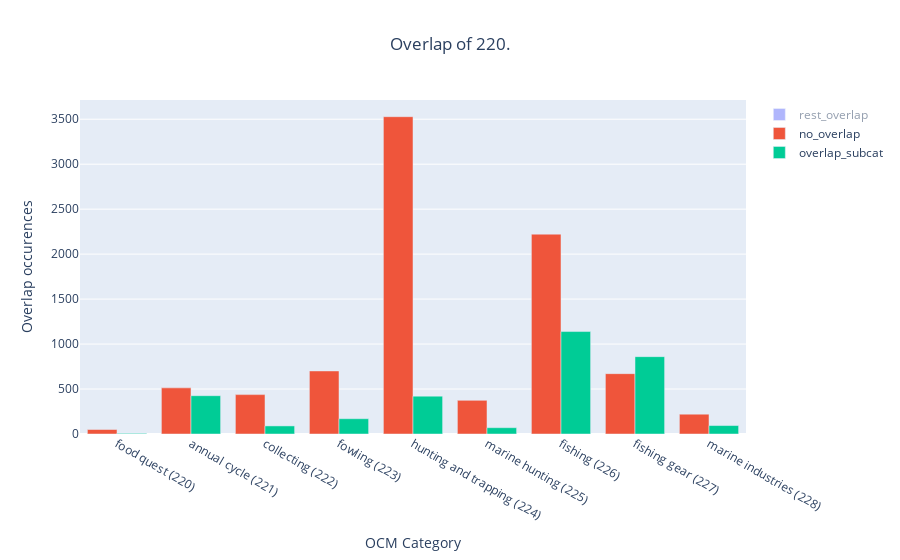
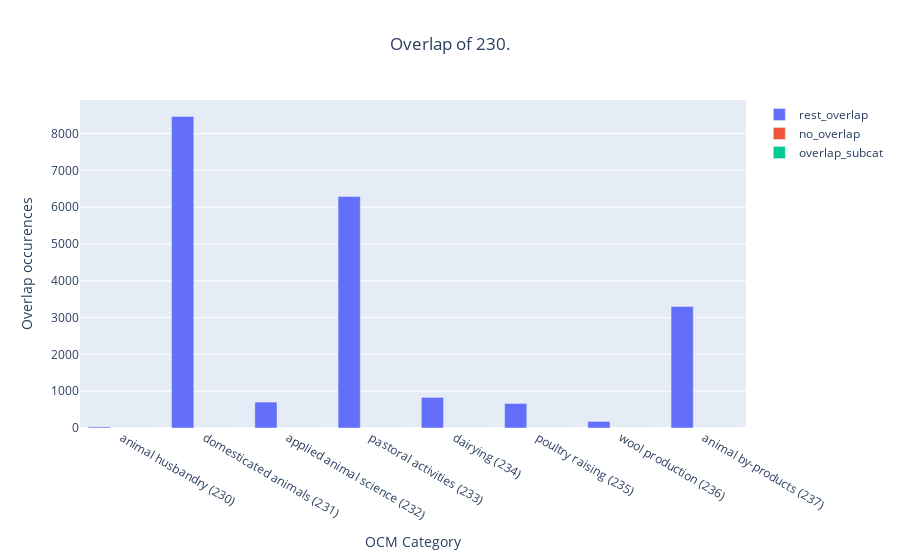
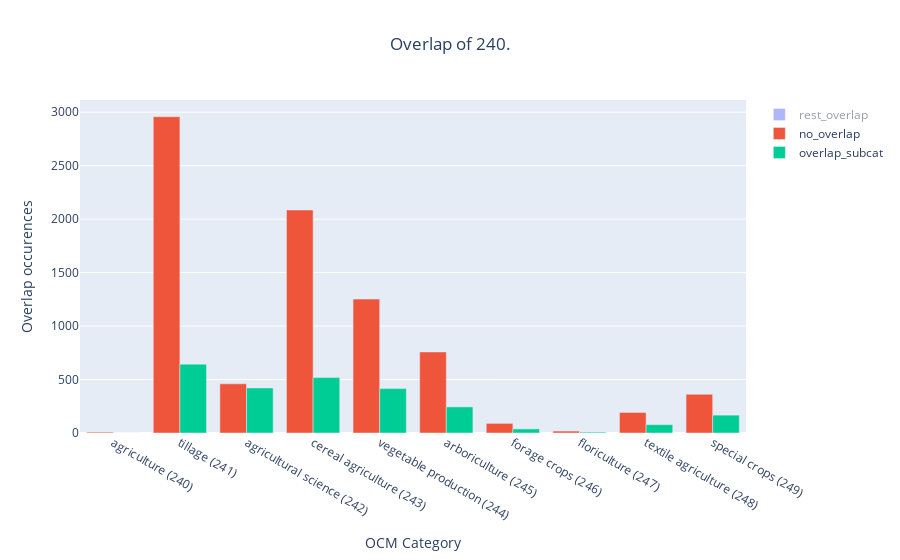

Here is the notebook cell these charts were saved with, in order:
### Code cell
data = []
for cat in chosen_categories:
    data.append(df_per_parent_cat(df, cat))
    plot_subcat(data[-1], cat, count=False)
    plot_subcat(data[-1], cat, count=True)
    
# pd.concat(data)

### Figure 1 — Plotly figure (JSON) as saved in the notebook; plotly's stock layout.template omitted (floating-point values rounded to 4 significant figures)
{"data": [{"name": "rest_overlap", "type": "bar", "visible": "legendonly", "x": ["food quest (220)", "annual cycle (221)", "collecting (222)", "fowling (223)", "hunting and trapping (224)", "marine hunting (225)", "fishing (226)", "fishing gear (227)", "marine industries (228)"], "y": [706, 17335, 9556, 3229, 26915, 2816, 18336, 4685, 3740]}, {"name": "no_overlap", "type": "bar", "x": ["food quest (220)", "annual cycle (221)", "collecting (222)", "fowling (223)", "hunting and trapping (224)", "marine hunting (225)", "fishing (226)", "fishing gear (227)", "marine industries (228)"], "y": [50, 513, 438, 701, 3528, 374, 2222, 671, 220]}, {"name": "overlap_subcat", "type": "bar", "x": ["food quest (220)", "annual cycle (221)", "collecting (222)", "fowling (223)", "hunting and trapping (224)", "marine hunting (225)", "fishing (226)", "fishing gear (227)", "marine industries (228)"], "y": [7, 426, 90, 170, 421, 70, 1139, 860, 94]}], "layout": {"autosize": true, "title": {"text": "Overlap of 220.", "x": 0.5}, "xaxis": {"autorange": true, "range": [-0.5, 8.5], "title": {"text": "OCM Category"}, "type": "category"}, "yaxis": {"autorange": true, "range": [0, 3714.0], "title": {"text": "Overlap occurences"}, "type": "linear"}}}

### Figure 2 — Plotly figure (JSON) as saved in the notebook; plotly's stock layout.template omitted (floating-point values rounded to 4 significant figures)
{"data": [{"name": "rest_overlap", "type": "bar", "x": ["animal husbandry (230)", "domesticated animals (231)", "applied animal science (232)", "pastoral activities (233)", "dairying (234)", "poultry raising (235)", "wool production (236)", "animal by-products (237)"], "y": [30, 8464, 704, 6291, 832, 667, 179, 3302]}, {"name": "no_overlap", "type": "bar", "x": ["animal husbandry (230)", "domesticated animals (231)", "applied animal science (232)", "pastoral activities (233)", "dairying (234)", "poultry raising (235)", "wool production (236)", "animal by-products (237)"], "y": [0, 0, 0, 0, 0, 0, 0, 0]}, {"name": "overlap_subcat", "type": "bar", "x": ["animal husbandry (230)", "domesticated animals (231)", "applied animal science (232)", "pastoral activities (233)", "dairying (234)", "poultry raising (235)", "wool production (236)", "animal by-products (237)"], "y": [0, 0, 0, 0, 0, 0, 0, 0]}], "layout": {"autosize": true, "title": {"text": "Overlap of 230.", "x": 0.5}, "xaxis": {"autorange": true, "range": [-0.5, 7.5], "title": {"text": "OCM Category"}, "type": "category"}, "yaxis": {"autorange": true, "range": [0, 8909.0], "title": {"text": "Overlap occurences"}, "type": "linear"}}}

### Figure 3 — Plotly figure (JSON) as saved in the notebook; plotly's stock layout.template omitted (floating-point values rounded to 4 significant figures)
{"data": [{"name": "rest_overlap", "type": "bar", "visible": "legendonly", "x": ["agriculture (240)", "tillage (241)", "agricultural science (242)", "cereal agriculture (243)", "vegetable production (244)", "arboriculture (245)", "forage crops (246)", "floriculture (247)", "textile agriculture (248)", "special crops (249)"], "y": [206, 42779, 3273, 20213, 10155, 7646, 1191, 336, 1862, 6492]}, {"name": "no_overlap", "type": "bar", "x": ["agriculture (240)", "tillage (241)", "agricultural science (242)", "cereal agriculture (243)", "vegetable production (244)", "arboriculture (245)", "forage crops (246)", "floriculture (247)", "textile agriculture (248)", "special crops (249)"], "y": [8, 2958, 460, 2085, 1252, 758, 90, 18, 192, 362]}, {"name": "overlap_subcat", "type": "bar", "x": ["agriculture (240)", "tillage (241)", "agricultural science (242)", "cereal agriculture (243)", "vegetable production (244)", "arboriculture (245)", "forage crops (246)", "floriculture (247)", "textile agriculture (248)", "special crops (249)"], "y": [0, 644, 421, 518, 415, 244, 38, 8, 78, 167]}], "layout": {"autosize": true, "title": {"text": "Overlap of 240.", "x": 0.5}, "xaxis": {"autorange": true, "range": [-0.5, 9.5], "title": {"text": "OCM Category"}, "type": "category"}, "yaxis": {"autorange": true, "range": [0, 3114.0], "title": {"text": "Overlap occurences"}, "type": "linear"}}}
